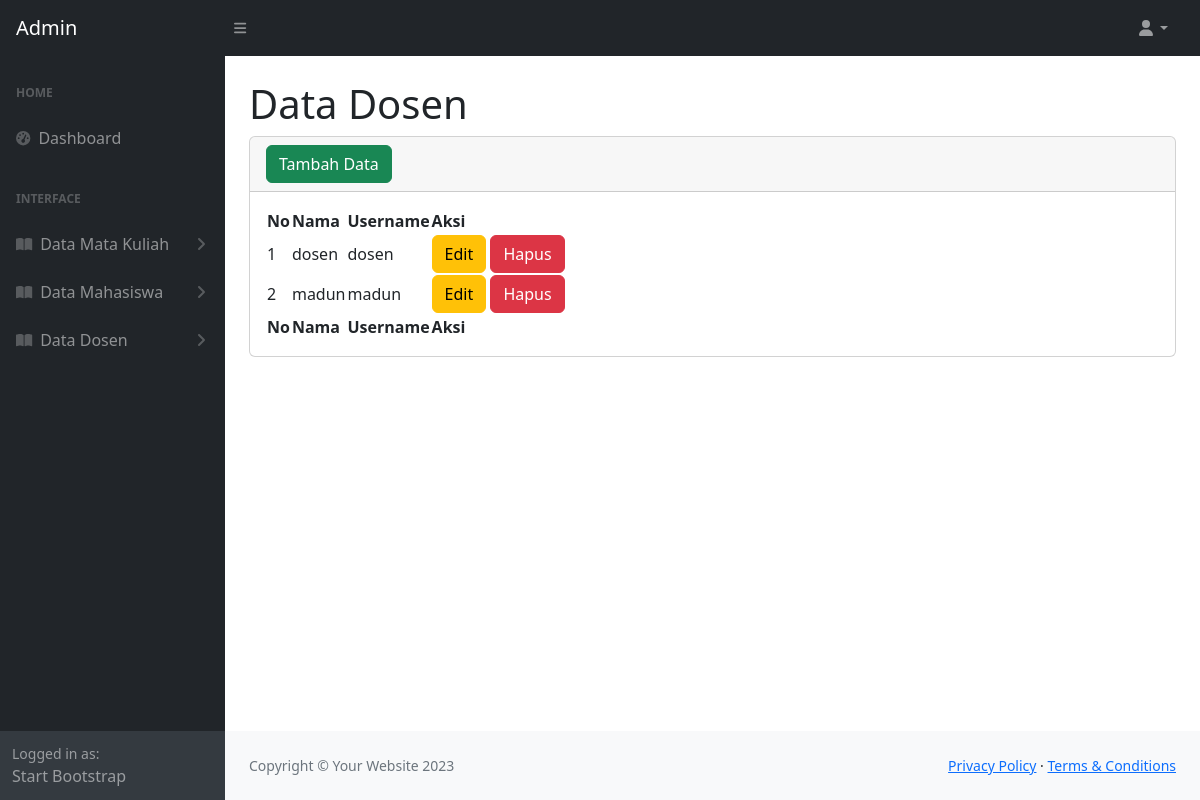
Before: /admin/dosen.php (signed in) with the older database file.
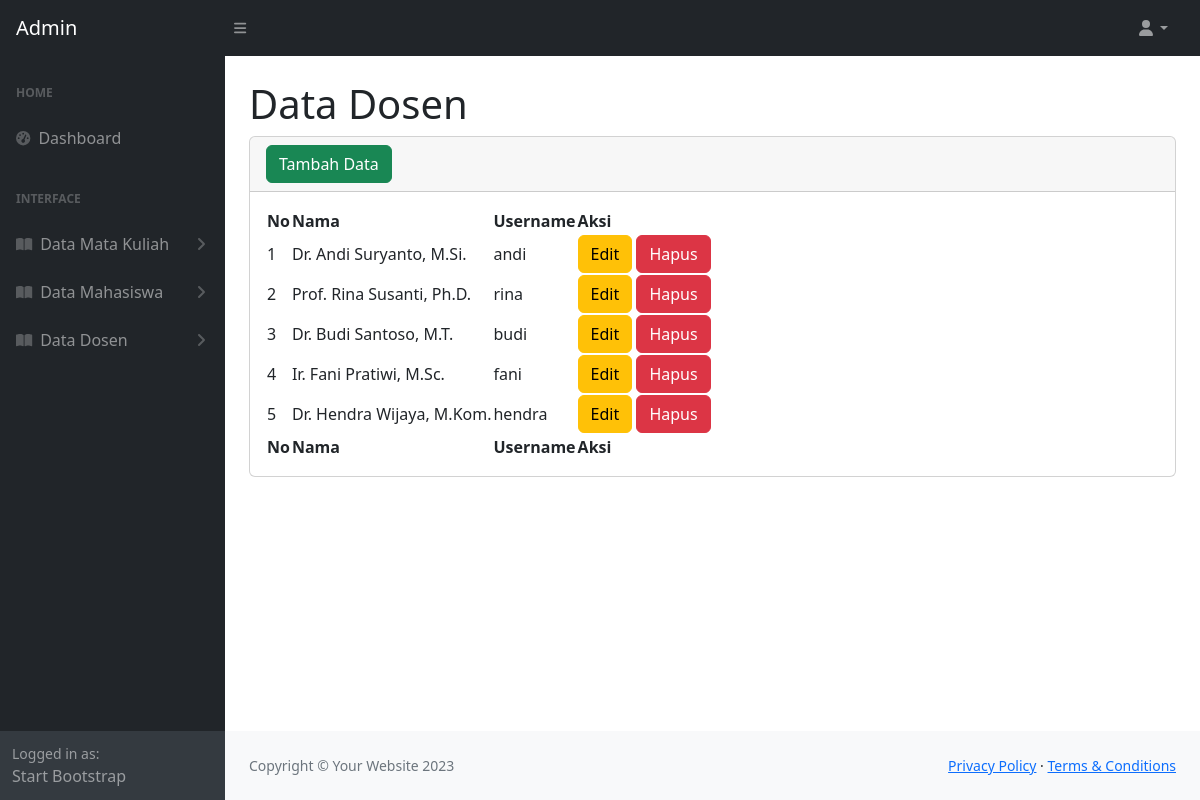
After: the same page with the newer database file.
### tables this page shows
CREATE TABLE `users_221053` (
  `id_221053` int(11) NOT NULL,
  `nama_221053` varchar(255) NOT NULL,
  `username_221053` varchar(255) NOT NULL,
  `password_221053` varchar(255) NOT NULL,
  `role_221053` enum('dosen','mahasiswa','admin') NOT NULL,
  `active_221053` tinyint(1) DEFAULT 0
);

### admin/dosen.php (the view, shortened to what this page needs)
<?php
include '../koneksi.php';
?>
<!DOCTYPE html>
<html lang="en">
    <head>
        <link href="https://cdn.jsdelivr.net/npm/simple-datatables@7.1.2/dist/style.min.css" rel="stylesheet" />
        <link href="../assets/css/styles.css" rel="stylesheet" />
    </head>
    <body class="sb-nav-fixed">
        <nav class="sb-topnav navbar navbar-expand navbar-dark bg-dark">
            <a class="navbar-brand ps-3" href="index.php">Admin</a>
            <button class="btn btn-link btn-sm order-1 order-lg-0 me-4 me-lg-0" id="sidebarToggle" href="#!"><i class="fas fa-bars"></i></button>
            <ul class="navbar-nav ms-auto ms-md-0 me-3 me-lg-4">
                <li class="nav-item dropdown">
                    <a class="nav-link dropdown-toggle" id="navbarDropdown" href="#" role="button" data-bs-toggle="dropdown" aria-expanded="false"><i class="fas fa-user fa-fw"></i></a>
                </li>
            </ul>
        </nav>
        <div id="layoutSidenav">
            <div id="layoutSidenav_nav">
                <nav class="sb-sidenav accordion sb-sidenav-dark" id="sidenavAccordion">
                    <div class="sb-sidenav-menu">
                        <div class="nav">
                            <div class="sb-sidenav-menu-heading">Home</div>
                            <a class="nav-link" href="index.php">
                                <div class="sb-nav-link-icon"><i class="fas fa-tachometer-alt"></i></div>
                                Dashboard
                            </a>
                            <div class="sb-sidenav-menu-heading">Interface</div>
                            <a class="nav-link collapsed" href="#" data-bs-toggle="collapse" data-bs-target="#matkul" aria-expanded="false" aria-controls="collapsePages">
                                <div class="sb-nav-link-icon"><i class="fas fa-book-open"></i></div>
                                Data Mata Kuliah
                                <div class="sb-sidenav-collapse-arrow"><i class="fas fa-angle-down"></i></div>
                            </a>
                            <a class="nav-link collapsed" href="#" data-bs-toggle="collapse" data-bs-target="#mahasiswa" aria-expanded="false" aria-controls="collapsePages">
                                <div class="sb-nav-link-icon"><i class="fas fa-book-open"></i></div>
                                Data Mahasiswa
                                <div class="sb-sidenav-collapse-arrow"><i class="fas fa-angle-down"></i></div>
                            </a>
                            <a class="nav-link collapsed" href="#" data-bs-toggle="collapse" data-bs-target="#dosen" aria-expanded="false" aria-controls="collapsePages">
                                <div class="sb-nav-link-icon"><i class="fas fa-book-open"></i></div>
                                Data Dosen
                                <div class="sb-sidenav-collapse-arrow"><i class="fas fa-angle-down"></i></div>
                            </a>
                        </div>
                    </div>
                    <div class="sb-sidenav-footer">
                        <div class="small">Logged in as:</div>
                        Start Bootstrap
                    </div>
                </nav>
            </div>
            <div id="layoutSidenav_content">
                <main>
                    <div class="container-fluid px-4">
                        <h1 class="mt-4">Data Dosen</h1>
                        <div class="card mb-4">
                            <div class="card-header">
                                <a class="btn btn-success" href="tambahdosen.php">Tambah Data</a>
                            </div>
                            <div class="card-body">
                                <table id="datatablesSimple">
                                    <thead>
                                        <tr>
                                            <th>No</th>
                                            <th>Nama</th>
                                            <th>Username</th>
                                            <th>Aksi</th>
                                        </tr>
                                    </thead>
                                    <tfoot>
                                        <tr>
                                            <th>No</th>
                                            <th>Nama</th>
                                            <th>Username</th>
                                            <th>Aksi</th>
                                        </tr>
                                    </tfoot>
                                    <tbody>
                                        <?php
                                            $no = 1;
                                            $tampil = mysqli_query($koneksi, "SELECT * FROM users_221053 where role_221053 = 'dosen'");
                                            while($data = mysqli_fetch_array($tampil)):
                                        ?>
                                        <tr>
                                            <td><?= $no++ ?></td>
                                            <td><?= $data['nama_221053'] ?></td>
                                            <td><?= $data['username_221053'] ?></td>
                                            <td>
                                                <a class="btn btn-warning" href="editdosen.php?hal=edit&id=<?= $data['id_221053']?>">Edit</a>
                                                <a class="btn btn-danger" href="dosen.php?hal=hapus&id=<?= $data['id_221053']?>" onclick="return confirm('Apakah Anda Yakin Ingin Menghapus Data?')">Hapus</a>
                                            </td>
                                        </tr>
                                        <?php
                                            endwhile;
                                        ?>
                                    </tbody>
                                </table>
                            </div>
                        </div>
                    </div>
                </main>
                <footer class="py-4 bg-light mt-auto">
                    <div class="container-fluid px-4">
                        <div class="d-flex align-items-center justify-content-between small">
                            <div class="text-muted">Copyright &copy; Your Website 2023</div>
                            <div>
                                <a href="#">Privacy Policy</a>
                                &middot;
                                <a href="#">Terms &amp; Conditions</a>
                            </div>
                        </div>
                    </div>
                </footer>
            </div>
        </div>
    </body>
</html>

Changed rows visible on the page:
removed users_221053: nama_221053 "dosen", username_221053 "dosen"
removed users_221053: nama_221053 "madun", username_221053 "madun"
added users_221053: nama_221053 "Dr. Andi Suryanto, M.Si.", username_221053 "andi"
added users_221053: nama_221053 "Prof. Rina Susanti, Ph.D.", username_221053 "rina"
added users_221053: nama_221053 "Dr. Budi Santoso, M.T.", username_221053 "budi"
added users_221053: nama_221053 "Ir. Fani Pratiwi, M.Sc.", username_221053 "fani"
added users_221053: nama_221053 "Dr. Hendra Wijaya, M.Kom.", username_221053 "hendra"
